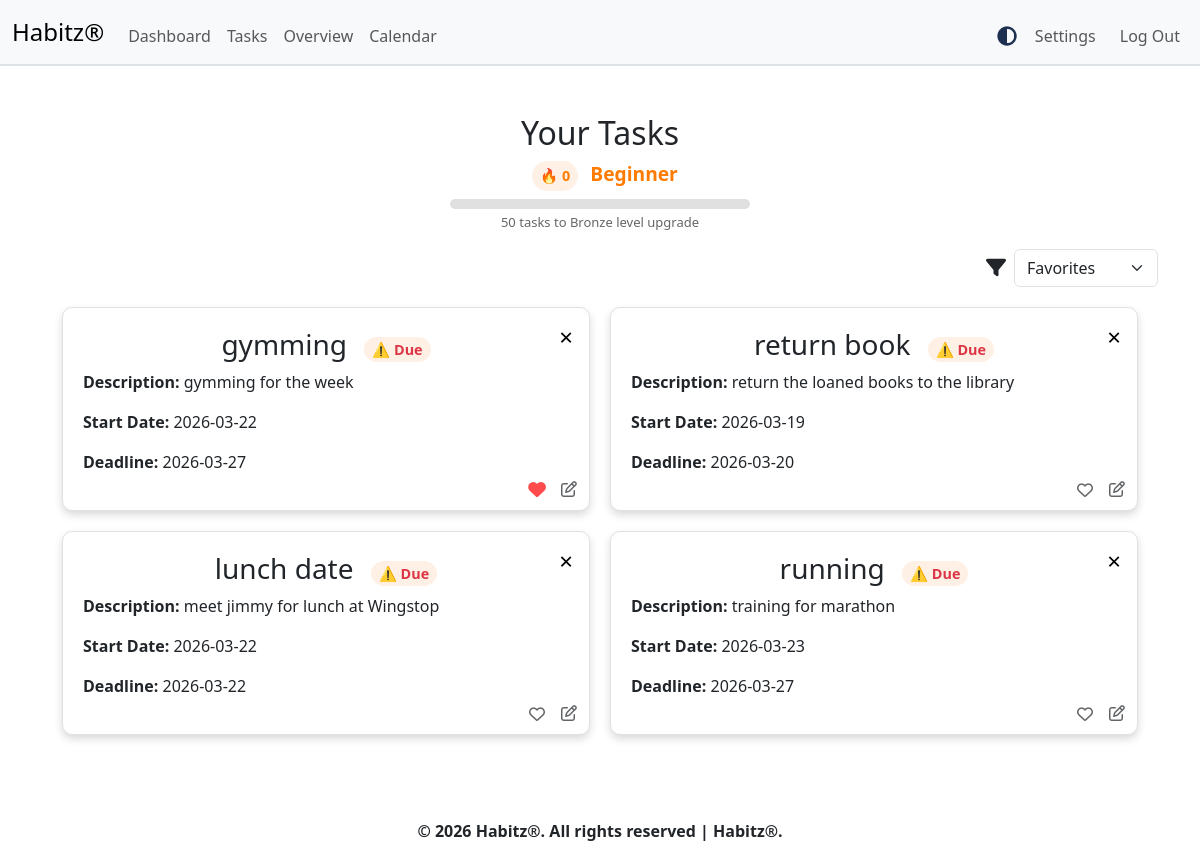
Screenshot of /overview (signed in) with the database file from the repository.
### tables this page shows
CREATE TABLE habits (
    id INTEGER PRIMARY KEY AUTOINCREMENT,
    user_id INTEGER NOT NULL,
    name TEXT NOT NULL,
    start_date DATE,
    end_date DATE,
    duration INTEGER,
    progress FLOAT, current_streak INTEGER DEFAULT 0, longest_streak INTEGER DEFAULT 0, last_completed_date TEXT, description text, favorite INTEGER DEFAULT 0, completed INTEGER DEFAULT 0,
    FOREIGN KEY(user_id) REFERENCES users(id) ON DELETE CASCADE
);

### app.py (the view, shortened to what this page needs)
@app.route("/overview", methods=["GET", "POST"])
def overview():
    if "user_id" not in session:
        return redirect("/login")
    sort = request.args.get("sort", "favorite")
    conn = get_db()
    order_by = "favorite DESC, start_date ASC"
    if sort in ["start_asc", "start_desc"]:
        order_by = f"favorite DESC, start_date {'ASC' if sort=='start_asc' else 'DESC'}"
    elif sort in ["end_asc", "end_desc"]:
        order_by = f"favorite DESC, end_date {'ASC' if sort=='end_asc' else 'DESC'}"
    elif sort in ["alpha_asc", "alpha_desc"]:
        order_by = f"favorite DESC, name {'ASC' if sort=='alpha_asc' else 'DESC'}"
    cursor = conn.execute(
        f"SELECT * FROM habits WHERE user_id = ? AND completed = 0 ORDER BY {order_by}",
        (session["user_id"],)
    )
    tasks = cursor.fetchall()
    task_list = []
    for task in tasks:
        task_dict = dict(task)
        end_date = datetime.datetime.strptime(task_dict["end_date"], "%Y-%m-%d").date()
        today = datetime.date.today()
        remaining_days = (end_date - today).days
        task_dict["days_left"] = max(remaining_days, 0)
        task_list.append(task_dict)
    completed_count = conn.execute(
        "SELECT COUNT(*) FROM completions WHERE user_id = ?",
        (session["user_id"],)
    ).fetchone()[0]
    conn.close()
    return render_template(
        "overview.html",
        tasks=task_list,
        current_sort=sort,
        completed_count=completed_count
    )

### app.py (called while the page is built)
def get_db():
    conn = sqlite3.connect(DATABASE)
    conn.row_factory = sqlite3.Row
    conn.execute("PRAGMA foreign_keys = ON")
    return conn

### templates/overview.html (shortened to what this page needs)
{% extends "layout.html" %}
{% block main %}
{% if completed_count >= 1000 %}
    {% set level = "Challenger" %}
    {% set next_level = "Max" %}
    {% set progress = 100 %}
{% elif completed_count >= 500 %}
    {% set level = "Master" %}
    {% set next_level = 1000 %}
    {% set progress = ((completed_count - 500) / 500) * 100 %}
{% elif completed_count >= 200 %}
    {% set level = "Mythic" %}
    {% set next_level = 500 %}
    {% set progress = ((completed_count - 200) / 300) * 100 %}
{% elif completed_count >= 150 %}
    {% set level = "Gold" %}
    {% set next_level = 200 %}
    {% set progress = ((completed_count - 150) / 50) * 100 %}
{% elif completed_count >= 100 %}
    {% set level = "Silver" %}
    {% set next_level = 150 %}
    {% set progress = ((completed_count - 100) / 50) * 100 %}
{% elif completed_count >= 50 %}
    {% set level = "Bronze" %}
    {% set next_level = 100 %}
    {% set progress = ((completed_count - 50) / 50) * 100 %}
{% else %}
    {% set level = "Beginner" %}
    {% set next_level = 50 %}
    {% set progress = (completed_count / 50) * 100 %}
{% endif %}
{% set flame_class = "" %}
{% if level == "Beginner" %}
    {% set flame_class = "flame-beginner" %}
{% elif level == "Bronze" %}
    {% set flame_class = "flame-bronze" %}
{% elif level == "Silver" %}
    {% set flame_class = "flame-silver" %}
{% elif level == "Gold" %}
    {% set flame_class = "flame-gold" %}
{% elif level == "Mythic" %}
    {% set flame_class = "flame-mythic" %}
{% elif level == "Master" %}
    {% set flame_class = "flame-master" %}
{% elif level == "Challenger" %}
    {% set flame_class = "flame-challenger" %}
{% endif %}
<h2 class="task-heading">
    Your Tasks
</h2>
    <span class="streak-flame {{ flame_class }}">🔥 {{ completed_count }}</span>
    <span class="streak-level {{ level.lower() }}">{{ level }}</span>
<div class="level-progress-wrapper">
    <div class="level-progress">
    </div>
</div>
{% set next_level_name = "" %}
{% if next_level == 50 %}
    {% set next_level_name = "Bronze" %}
{% elif next_level == 100 %}
    {% set next_level_name = "Silver" %}
{% elif next_level == 150 %}
    {% set next_level_name = "Gold" %}
{% elif next_level == 200 %}
    {% set next_level_name = "Mythic" %}
{% elif next_level == 500 %}
    {% set next_level_name = "Master" %}
{% elif next_level == 1000 %}
    {% set next_level_name = "Challenger" %}
{% endif %}
{% if next_level != "Max" %}
<p class="next-level">
    {{ next_level - completed_count }} tasks to {{ next_level_name }} level upgrade
</p>
{% else %}
<p class="next-level">Maximum level reached 🔮</p>
{% endif %}
<div class="d-flex align-items-center">
    <div class="ms-auto sort-wrapper d-inline-flex align-items-center gap-2">
        <i class="fa-solid fa-filter" id="filter-toggle" style="cursor:pointer; font-size:20px;" title="Filter"></i>
        <select id="sort-select" class="form-select w-auto" style="display:block;">
            <option value="favorite" {% if current_sort=="favorite" %}selected{% endif %}>Favorites</option>
        </select>
    </div>
</div>
<div class="task-grid">
    {% for task in tasks %}
    <div class="task-card position-relative" data-task-id="{{ task['id'] }}">
        <button type="button"
                class="custom-close"
                data-bs-toggle="modal"
                data-bs-target="#staticBackdrop"
                data-task-id="{{ task['id'] }}"
                title="Delete Task">
            &times;
        </button>
        <h3>
        {{ task['name'] }}
        {% if task['days_left'] > 0 %}
            <span class="streak-flame">⏳ {{ task['days_left'] }} days</span>
        {% else %}
            <span class="streak-flame text-danger">⚠️ Due</span>
        {% endif %}
        </h3>
        <p class="desc_just"><b>Description:</b> {{ task['description'] }}</p>
        <p class="desc_just"><b>Start Date:</b> {{ task['start_date'] }}</p>
        <p class="desc_just"><b>Deadline:</b> {{ task['end_date'] }}</p>
        <i class="fa-heart heart-icon
        {% if task['favorite'] == 1 %}fa-solid hearted{% else %}fa-regular{% endif %}"
        data-id="{{ task['id'] }}"
        title="Favorite Task"></i>
        <i class="fa-regular fa-pen-to-square edit-icon"
        data-id="{{ task['id'] }}"
        data-name="{{ task['name'] }}"
        data-desc="{{ task['description'] }}"
        data-start="{{ task['start_date'] }}"
        data-end="{{ task['end_date'] }}"
        title="Edit Task"></i>
            </div>
    {% endfor %}
</div>
{% endblock %}

### static/styles.css (style rules this page uses)
.task-card { transition: opacity 0.4s ease, transform 0.4s ease; position: relative; }
.custom-close { position: absolute; top: 10px; right: 10px; background: transparent; border: none; font-size: 1.5rem; color: black; cursor: pointer; }
.task-grid { display: grid; grid-template-columns: repeat(2, 1fr); gap: 20px; padding: 20px; }
.task-card { position: relative; background-color: var(--bs-body-bg); color: var(--bs-body-color); padding: 20px; border-radius: 10px; border: 1px solid var(--bs-border-color); box-shadow: 0 4px 8px rgba(0,0,0,0.15); text-align: center; }
.streak-flame { margin-left: 8px; font-size: 0.9rem; font-weight: bold; color: #ff6b00; background: rgba(255, 107, 0, 0.1); padding: 4px 8px; border-radius: 20px; }
.streak-flame { display: inline-block; margin-left: 8px; font-weight: bold; color: #ff6b00; animation: flicker 1.5s infinite alternate; }
.desc_just { text-align: left; }
.edit-icon { width: 24px; height: 24px; position: absolute; bottom: 5px; right: 8px; cursor: pointer; opacity: 0.7; transition: opacity 0.2s; }
.heart-icon { position: absolute; bottom: 4px; right: 40px; width: 24px; height: 24px; cursor: pointer; opacity: 0.7; transition: opacity 0.2s; }
.heart-icon.hearted { color: red; transform: scale(1.1); }
.sort-wrapper { display: inline-block; position: relative; }
#sort-select { z-index: 1000; }
.level-progress-wrapper { display: flex; justify-content: center; margin-top: 8px; }
.level-progress { width: 300px; height: 10px; background: #e0e0e0; border-radius: 6px; overflow: hidden; }
.next-level { font-size: 13px; text-align: center; margin-top: 4px; color: #666; }
.streak-flame { font-weight: bold; margin-left: 10px; }
.flame-beginner { color: #ff7b00; }
.streak-level { margin-left: 8px; font-weight: bold; font-size: 14px; }
.beginner { color: #ff7b00; font-size: 1.2rem; font-weight: bold; }
html, body { height: 100%; }
body { display: flex; flex-direction: column; }

### rows the page displays
habits: name "gymming", description "gymming for the week", start_date "2026-03-22", end_date "2026-03-27", favorite 1 (drawn)
habits: name "return book", description "return the loaned books to the library", start_date "2026-03-19", end_date "2026-03-20", favorite 0 (drawn)
habits: name "lunch date", description "meet jimmy for lunch at Wingstop", start_date "2026-03-22", end_date "2026-03-22", favorite 0 (drawn)
habits: name "running", description "training for marathon", start_date "2026-03-23", end_date "2026-03-27", favorite 0 (drawn)

### other values shown
{{ completed_count }} "0"
{{ level }} "Beginner"
{{ next_level - completed_count }} "50"
{{ next_level_name }} "Bronze"
